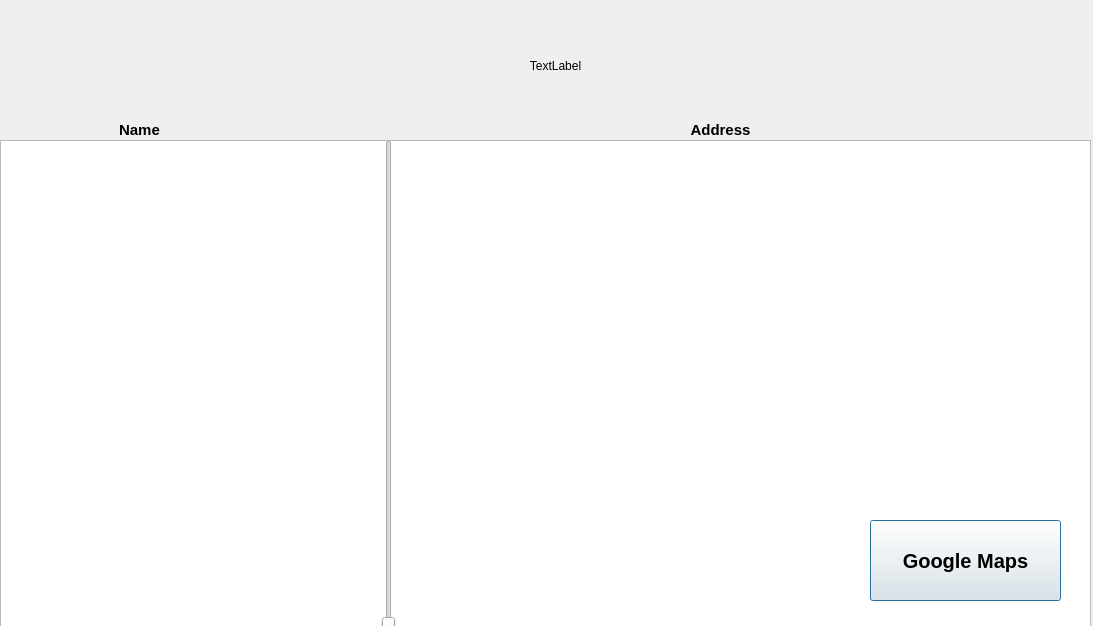
<?xml version="1.0" encoding="UTF-8"?>
<ui version="4.0">
 <class>mosque</class>
 <widget class="QDialog" name="mosque">
  <property name="geometry">
   <rect>
    <x>0</x>
    <y>0</y>
    <width>1093</width>
    <height>626</height>
   </rect>
  </property>
  <property name="windowTitle">
   <string>Dialog</string>
  </property>
  <widget class="QTextBrowser" name="textRead">
   <property name="geometry">
    <rect>
     <x>0</x>
     <y>140</y>
     <width>1091</width>
     <height>491</height>
    </rect>
   </property>
   <property name="font">
    <font>
     <pointsize>10</pointsize>
     <bold>true</bold>
    </font>
   </property>
  </widget>
  <widget class="QSlider" name="verticalSlider">
   <property name="geometry">
    <rect>
     <x>380</x>
     <y>140</y>
     <width>18</width>
     <height>491</height>
    </rect>
   </property>
   <property name="font">
    <font>
     <pointsize>10</pointsize>
     <bold>true</bold>
    </font>
   </property>
   <property name="orientation">
    <enum>Qt::Vertical</enum>
   </property>
  </widget>
  <widget class="QLabel" name="bic">
   <property name="geometry">
    <rect>
     <x>0</x>
     <y>-10</y>
     <width>1111</width>
     <height>151</height>
    </rect>
   </property>
   <property name="text">
    <string>TextLabel</string>
   </property>
   <property name="scaledContents">
    <bool>true</bool>
   </property>
   <property name="alignment">
    <set>Qt::AlignCenter</set>
   </property>
  </widget>
  <widget class="QLabel" name="label">
   <property name="geometry">
    <rect>
     <x>110</x>
     <y>120</y>
     <width>63</width>
     <height>20</height>
    </rect>
   </property>
   <property name="font">
    <font>
     <pointsize>11</pointsize>
     <bold>true</bold>
    </font>
   </property>
   <property name="text">
    <string>Name </string>
   </property>
   <property name="alignment">
    <set>Qt::AlignCenter</set>
   </property>
  </widget>
  <widget class="QLabel" name="label_2">
   <property name="geometry">
    <rect>
     <x>680</x>
     <y>120</y>
     <width>81</width>
     <height>20</height>
    </rect>
   </property>
   <property name="font">
    <font>
     <pointsize>11</pointsize>
     <bold>true</bold>
    </font>
   </property>
   <property name="text">
    <string>Address</string>
   </property>
   <property name="alignment">
    <set>Qt::AlignCenter</set>
   </property>
  </widget>
  <widget class="QPushButton" name="pushButton">
   <property name="geometry">
    <rect>
     <x>870</x>
     <y>520</y>
     <width>191</width>
     <height>81</height>
    </rect>
   </property>
   <property name="font">
    <font>
     <pointsize>15</pointsize>
     <bold>true</bold>
    </font>
   </property>
   <property name="text">
    <string>Google Maps</string>
   </property>
  </widget>
 </widget>
 <resources/>
 <connections/>
</ui>
